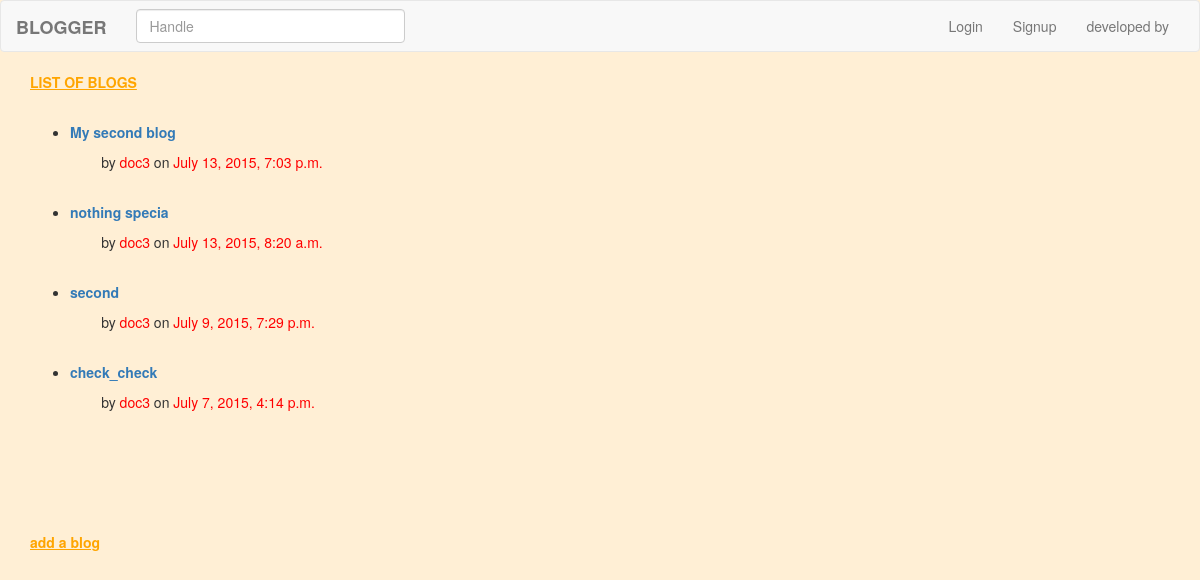
/blogs/list/, run on an earlier commit of the app's database.
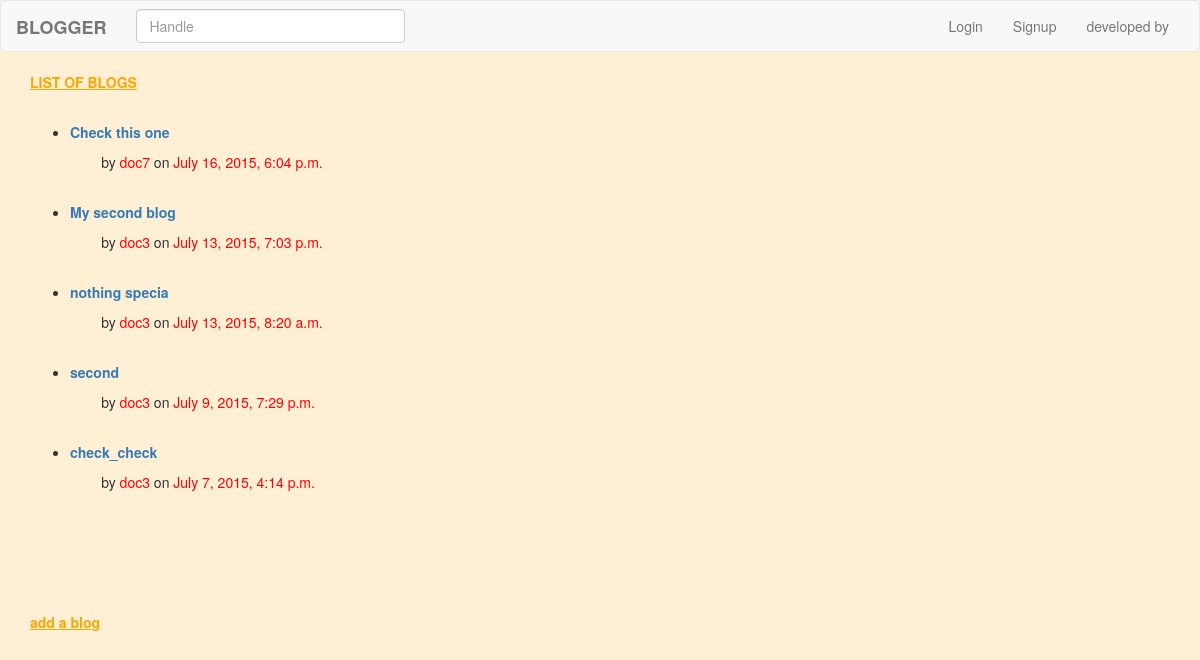
And on a later commit of the database.
### blogs/models.py (models this page shows)
class Post(models.Model):
	title = models.CharField(max_length=64,unique=True)
	date = models.DateTimeField()
	author = models.ForeignKey(Author)
	body = models.TextField()
 	slug=models.SlugField()
 	def save(self,* args, **kwargs) :
		self.slug=slugify(self.title)
		super(Post,self).save(*args, **kwargs)
	def __str__(self):
		return "%s" % (self.title)

class Author(models.Model):
	user = models.OneToOneField(User)
	handle=models.CharField(max_length=30,primary_key=True)
	image=models.ImageField(null=True)
	def __str__(self):
		return "%s" %(self.user.username)

### blogs/views.py (the view)
def index(request) :
	all_posts=Post.objects.all().order_by('-date')
	template_data={'posts':all_posts}
	return render(request,'index.html',template_data)

### templates/index.html (shortened to what this page needs)
{% extends 'base.html' %}
{% load staticfiles %}
{% block block1 %}
<p style="color:orange; margin-left:30px;"><b><u>LIST OF BLOGS</u></b></p>
<div id="list_of_blogs" style="margin-left:30px;margin-top:30px;">
	<ul>
		{% for p in posts %}
		<li>
			<b><a href="/blogs/read_blog/{{ p.slug }}">{{ p.title }} </a></b>
			  	<p>
			  		<p style="display:inline"> &nbsp; &nbsp; &nbsp; &nbsp;
			 		by	<p style="color:red ; display:inline">{{ p.author.handle }} </p>
			 		on  <p style="color:red ; display:inline">{{ p.date }}</p>
					</p>
				</p>
		</li>
		{% endfor %}
	</ul>
</div>
<p style="color:orange;margin-left:30px">
<b><u><a style="color:orange" href="{% url 'add_blog' %}">add a blog</a></u></b>
</p>
{% endblock %}

### templates/base.html (shortened to what this page needs)
<!DOCTYPE html>
<html>
<head>
	<link rel="stylesheet" href='/static/css/bootstrap.one.css'>
</head>
<body style="background-color:#FFEFD5;">
<nav class="navbar navbar-default">
  <div class="container-fluid">
    <div class="navbar-header">
      <a class="navbar-brand" href="{% url 'index' %}"><b>BLOGGER</b></a>
    </div>
    <div class="collapse navbar-collapse" id="bs-example-navbar-collapse-1">
      <ul class="nav navbar-nav navbar-right">
        {% if user.is_authenticated %}
        <p class="navbar-text">Signed in as <b>{{ user.username }}</b></p>
        <li class="active">
        <a href="{% url 'add_blog' %}">add a blog<span class="sr-only">(current)</span></a>
        </li>
        <li class="active">
        <a href="{% url 'logout' %}">Logout<span class="sr-only">(current)</span></a>
        </li>
		{% else %}
        <li><a href="{% url 'login' %}">Login</a></li>
		<li><a href="{% url 'register' %}">Signup</a></li>
        {% endif %}
        <li><a href="{% url 'contact' %}">developed by</a><li>
      </ul>
      <form method="get" action={% url 'search'  %} class="navbar-form navbar-left" >
        <div class="form-group">
          <input type="text" name="handle" size="30" class="form-control" placeholder="Handle">
        </div>
      </form>
    </div>
  </div>
</nav>
<div id="content" >
	{% block block1 %}
	{% endblock %}
</div>
  </body>
</html>

What changed in the data, as far as the page shows it:
added Post: title "Check this one", author.handle "doc7", date "July 16, 2015, 6:04 p.m."
